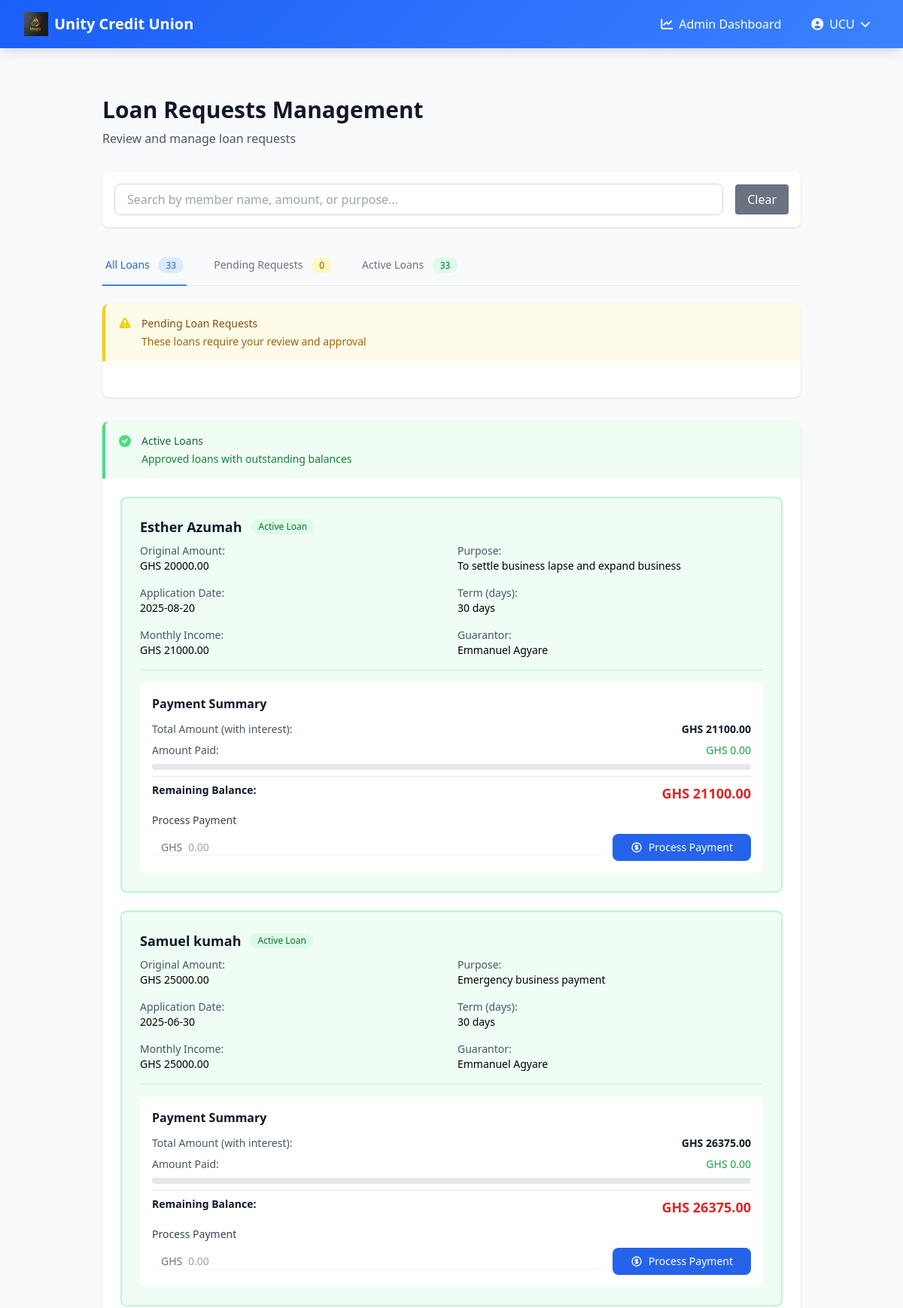
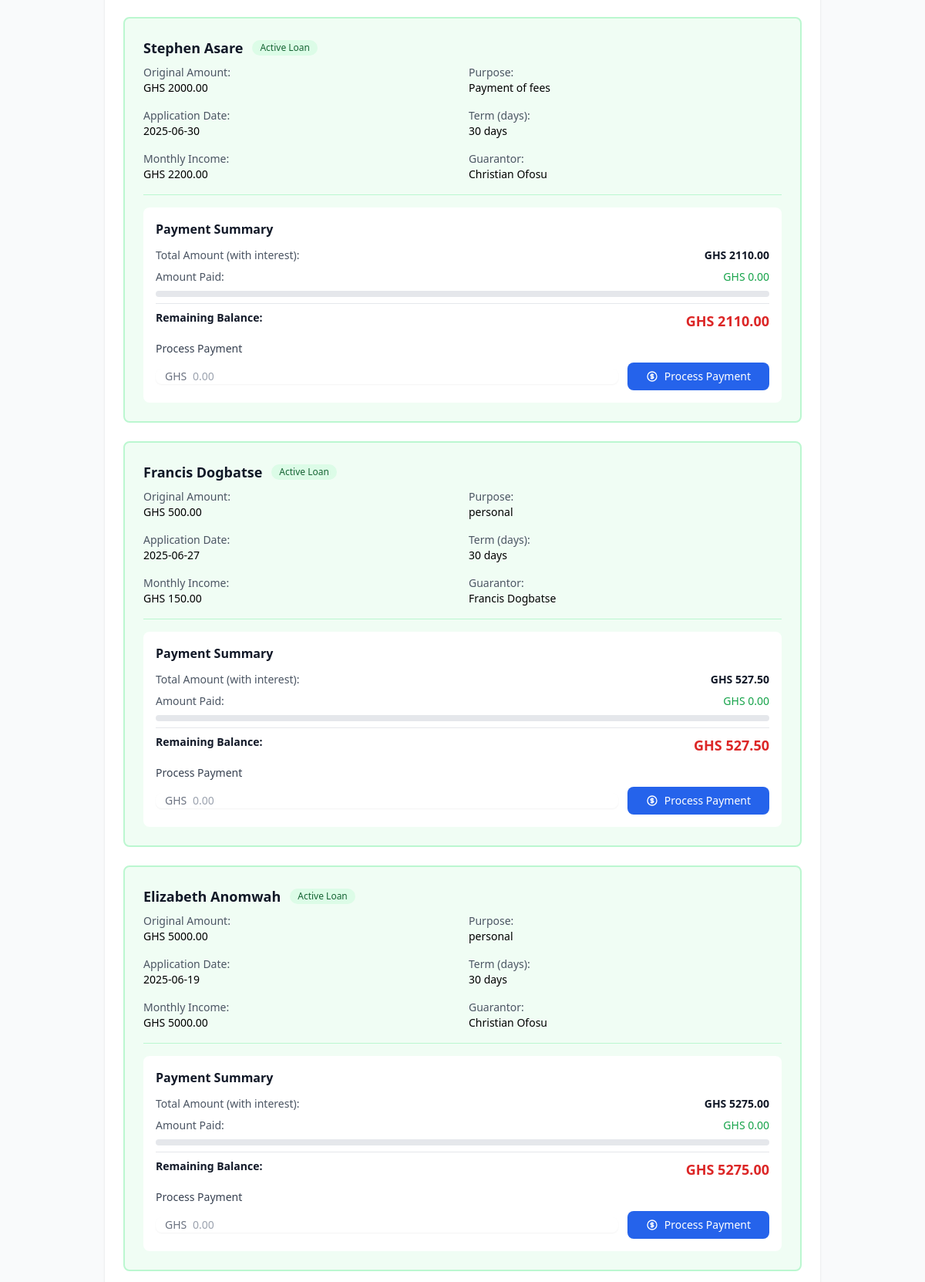
The app's page /admin/loan_requests (signed in, upper part) with its own data (2 pictures, top to bottom).
### app.py (models this page shows, shortened)
class User(UserMixin, db.Model):
    __tablename__ = 'user'
    id = db.Column(db.Integer, primary_key=True)
    email = db.Column(db.String(120), unique=True, nullable=False)
    password_hash = db.Column(db.String(128), nullable=True)  # Made nullable
    is_verified = db.Column(db.Boolean, default=False)
    is_admin = db.Column(db.Boolean, default=False)
    is_guest = db.Column(db.Boolean, default=False)  # New field to identify non-member users
    national_id = db.Column(db.String(20), unique=True, nullable=False)
    account_number = db.Column(db.String(20), unique=True)
    first_name = db.Column(db.String(50), nullable=False)
    last_name = db.Column(db.String(50), nullable=False)
    other_names = db.Column(db.String(50), nullable=True)
    date_of_birth = db.Column(db.Date, nullable=False)
    occupation = db.Column(db.String(100), nullable=False)
    phone_number = db.Column(db.String(20), nullable=False)
    address = db.Column(db.String(200), nullable=False)
    city = db.Column(db.String(100), nullable=False)
    state = db.Column(db.String(100), nullable=False)
    country = db.Column(db.String(100), nullable=False)
    national_id_file = db.Column(db.String(255), nullable=True)
    passport_photo = db.Column(db.String(255), nullable=True)  # New field for passport photo
    contributions = db.relationship('Contribution', backref='user', lazy=True)
    loans = db.relationship('Loan', backref='user', lazy=True, foreign_keys='Loan.user_id')
    guarantees = db.relationship('Loan', backref='guarantor', lazy=True, foreign_keys='Loan.guarantor_id')

class Loan(db.Model):
    __tablename__ = 'loan'
    id = db.Column(db.Integer, primary_key=True)
    user_id = db.Column(db.Integer, db.ForeignKey('user.id'), nullable=False)
    amount = db.Column(db.Float, nullable=False)
    interest_rate = db.Column(db.Float, nullable=True)
    total_amount = db.Column(db.Float, nullable=True)
    amount_paid = db.Column(db.Float, default=0.0)
    remaining_amount = db.Column(db.Float, nullable=True)
    purpose = db.Column(db.String(200), nullable=False)
    guarantor_id = db.Column(db.Integer, db.ForeignKey('user.id'), nullable=False)
    term = db.Column(db.Integer, nullable=False)
    income = db.Column(db.Float, nullable=False)
    status = db.Column(db.String(20), default='pending')  # Status can now be: 'pending', 'approved', 'rejected', 'paid'
    application_date = db.Column(db.DateTime, default=datetime.utcnow)
    approval_date = db.Column(db.DateTime, nullable=True)
    repayment_date = db.Column(db.DateTime, nullable=True)
    paid_date = db.Column(db.DateTime, nullable=True)  # New column to track when loan was fully paid
    def __repr__(self):
        return f'<Loan {self.id} - {self.status}>'

### app.py (the view)
@app.route('/admin/loan_requests')
@login_required
def admin_loan_requests():
    if not current_user.is_admin:
        flash('You do not have permission to access this page.', 'error')
        return redirect(url_for('dashboard'))
    loans = Loan.query.order_by(
        case(
            (Loan.status == 'pending', 1),
            (Loan.status == 'approved', 2),
            (Loan.status == 'rejected', 3)
        ),
        Loan.application_date.desc()
    ).all()
    print(len(loans))
    print(loans)
    return render_template('admin_loan_requests.html', loans=loans)

### app.py (called while the page is built)
@login_manager.user_loader
def load_user(user_id):
    return User.query.get(int(user_id))

### templates/admin_loan_requests.html (shortened to what this page needs)
{% extends "base.html" %} {% block title %}Register{% endblock %} {% block
content %}
<div class="p-8 max-w-7xl mx-auto">
  <div class="mb-8">
    <h1 class="text-3xl font-bold text-gray-900">Loan Requests Management</h1>
    <p class="mt-2 text-gray-600">Review and manage loan requests</p>
  </div>
  {% if loans %}
  <div class="mb-6 bg-white p-4 rounded-lg shadow">
    <div class="flex items-center space-x-4">
      <div class="flex-1">
        <input
          type="text"
          id="searchInput"
          placeholder="Search by member name, amount, or purpose..."
          class="w-full px-4 py-2 border border-gray-300 rounded-lg focus:outline-none focus:ring-2 focus:ring-blue-500"
        />
      </div>
      <button
        onclick="clearSearch()"
        class="bg-gray-500 text-white px-4 py-2 rounded hover:bg-gray-600"
      >
        Clear
      </button>
    </div>
  </div>
  <div class="mb-6">
    <div class="border-b border-gray-200">
      <nav class="-mb-px flex space-x-8" aria-label="Tabs">
        <button
          onclick="switchTab('all')"
          id="tab-all"
          class="tab-button border-b-2 border-blue-500 text-blue-600 whitespace-nowrap py-4 px-1 font-medium text-sm"
        >
          All Loans
          <span
            class="ml-2 bg-blue-100 text-blue-600 py-0.5 px-2.5 rounded-full text-xs"
            id="count-all"
            >0</span
          >
        </button>
        <button
          onclick="switchTab('pending')"
          id="tab-pending"
          class="tab-button border-b-2 border-transparent text-gray-500 hover:text-gray-700 hover:border-gray-300 whitespace-nowrap py-4 px-1 font-medium text-sm"
        >
          Pending Requests
          <span
            class="ml-2 bg-yellow-100 text-yellow-800 py-0.5 px-2.5 rounded-full text-xs"
            id="count-pending"
            >0</span
          >
        </button>
        <button
          onclick="switchTab('approved')"
          id="tab-approved"
          class="tab-button border-b-2 border-transparent text-gray-500 hover:text-gray-700 hover:border-gray-300 whitespace-nowrap py-4 px-1 font-medium text-sm"
        >
          Active Loans
          <span
            class="ml-2 bg-green-100 text-green-800 py-0.5 px-2.5 rounded-full text-xs"
            id="count-approved"
            >0</span
          >
        </button>
      </nav>
    </div>
  </div>
  <div id="section-pending" class="loan-section mb-8">
    <div class="bg-white rounded-lg shadow">
      <div class="bg-yellow-50 border-l-4 border-yellow-400 p-4 rounded-t-lg">
        <div class="flex">
          <div class="flex-shrink-0">
          </div>
          <div class="ml-3">
            <h3 class="text-sm font-medium text-yellow-800">
              Pending Loan Requests
            </h3>
            <p class="mt-1 text-sm text-yellow-700">
              These loans require your review and approval
            </p>
          </div>
        </div>
      </div>
      <div class="p-6">
      </div>
    </div>
  </div>
  <div id="section-approved" class="loan-section mb-8">
    <div class="bg-white rounded-lg shadow">
      <div class="bg-green-50 border-l-4 border-green-400 p-4 rounded-t-lg">
        <div class="flex">
          <div class="flex-shrink-0">
            <svg
              class="h-5 w-5 text-green-400"
              xmlns="http://www.w3.org/2000/svg"
              viewBox="0 0 20 20"
              fill="currentColor"
            >
              <path
                fill-rule="evenodd"
                d="M10 18a8 8 0 100-16 8 8 0 000 16zm3.707-9.293a1 1 0 00-1.414-1.414L9 10.586 7.707 9.293a1 1 0 00-1.414 1.414l2 2a1 1 0 001.414 0l4-4z"
                clip-rule="evenodd"
              />
            </svg>
          </div>
          <div class="ml-3">
            <h3 class="text-sm font-medium text-green-800">Active Loans</h3>
            <p class="mt-1 text-sm text-green-700">
              Approved loans with outstanding balances
            </p>
          </div>
        </div>
      </div>
      <div class="p-6">
        <div class="grid grid-cols-1 gap-6" id="approved-container">
          {% for loan in loans %} {% if loan.status == 'approved' %}
          <div
            class="border-2 border-green-200 rounded-lg p-6 bg-green-50 space-y-4 loan-card hover:shadow-md transition-shadow"
            data-member-name="{{ loan.user.first_name }} {{ loan.user.last_name }}"
            data-amount="{{ loan.amount }}"
            data-purpose="{{ loan.purpose }}"
            data-status="approved"
          >
            <div class="flex justify-between items-start">
              <div class="space-y-2 flex-1">
                <div class="flex items-center space-x-3">
                  <h3 class="text-lg font-semibold text-gray-900">
                    {{ loan.user.first_name }} {{ loan.user.last_name }}
                  </h3>
                  <span
                    class="inline-flex items-center px-2.5 py-0.5 rounded-full text-xs font-medium bg-green-100 text-green-800"
                  >
                    Active Loan
                  </span>
                </div>
                <div class="grid grid-cols-2 gap-4 text-sm">
                  <div>
                    <p class="text-gray-600">Original Amount:</p>
                    <p class="font-medium">
                      GHS {{ "%.2f"|format(loan.amount) }}
                    </p>
                  </div>
                  <div>
                    <p class="text-gray-600">Purpose:</p>
                    <p class="font-medium">{{ loan.purpose }}</p>
                  </div>
                  <div>
                    <p class="text-gray-600">Application Date:</p>
                    <p class="font-medium">
                      {{ loan.application_date.strftime('%Y-%m-%d') }}
                    </p>
                  </div>
                  <div>
                    <p class="text-gray-600">Term (days):</p>
                    <p class="font-medium">{{ loan.term }} days</p>
                  </div>
                  <div>
                    <p class="text-gray-600">Monthly Income:</p>
                    <p class="font-medium">
                      GHS {{ "%.2f"|format(loan.income) }}
                    </p>
                  </div>
                  <div>
                    <p class="text-gray-600">Guarantor:</p>
                    <p class="font-medium">
                      {{ loan.guarantor.first_name }} {{
                      loan.guarantor.last_name }}
                    </p>
                  </div>
                </div>
              </div>
            </div>
            {% if loan.remaining_amount > 0 %}
            <div class="mt-4 pt-4 border-t border-green-200">
              <div class="bg-white rounded-lg p-4 space-y-3">
                <h4 class="font-semibold text-gray-900 mb-3">
                  Payment Summary
                </h4>
                <div class="space-y-2">
                  <div class="flex justify-between text-sm">
                    <span class="text-gray-600"
                      >Total Amount (with interest):</span
                    >
                    <span class="font-semibold text-gray-900"
                      >GHS {{ "%.2f"|format(loan.total_amount) }}</span
                    >
                  </div>
                  <div class="flex justify-between text-sm">
                    <span class="text-gray-600">Amount Paid:</span>
                    <span class="font-medium text-green-600"
                      >GHS {{ "%.2f"|format(loan.amount_paid) }}</span
                    >
                  </div>
                  <div class="h-2 bg-gray-200 rounded-full overflow-hidden">
                  </div>
                  <div
                    class="flex justify-between text-sm pt-2 border-t border-gray-200"
                  >
                    <span class="text-gray-900 font-semibold"
                      >Remaining Balance:</span
                    >
                    <span class="font-bold text-lg text-red-600"
                      >GHS {{ "%.2f"|format(loan.remaining_amount) }}</span
                    >
                  </div>
                </div>
                <form
                  action="{{ url_for('process_payment', loan_id=loan.id) }}"
                  method="POST"
                  class="mt-4"
                >
                  <label class="block text-sm font-medium text-gray-700 mb-2"
                    >Process Payment</label
                  >
                  <div class="flex items-center space-x-3">
                    <div class="relative flex-1">
                      <div
                        class="absolute inset-y-0 left-0 pl-3 flex items-center pointer-events-none"
                      >
                        <span class="text-gray-500 text-sm font-medium"
                          >GHS</span
                        >
                      </div>
                      <input
                        type="number"
                        name="payment_amount"
                        step="0.01"
                        min="0"
                        max="{{ loan.remaining_amount }}"
                        class="pl-12 block w-full rounded-lg border-gray-300 shadow-sm focus:border-blue-500 focus:ring-blue-500 sm:text-sm"
                        placeholder="0.00"
                        required
                      />
                    </div>
                    <button
                      type="submit"
                      class="inline-flex items-center px-6 py-2 bg-blue-600 hover:bg-blue-700 text-white font-medium rounded-lg text-sm transition-colors"
                    >
                      Process Payment
                    </button>
                  </div>
                </form>
              </div>
            </div>
            {% endif %}
          </div>
          {% endif %} {% endfor %}
        </div>
      </div>
    </div>
  </div>
  {% endif %}
</div>
{% endblock %}

### templates/base.html (shortened to what this page needs)
<!DOCTYPE html>
<html lang="en">
  <head>
    <script src="https://cdn.tailwindcss.com"></script>
    <link
      href="https://cdnjs.cloudflare.com/ajax/libs/font-awesome/6.0.0/css/all.min.css"
      rel="stylesheet"
    />
  </head>
  <body
    class="bg-gray-50 min-h-screen flex flex-col"
    x-data="{ mobileMenuOpen: false }"
  >
    <nav class="gradient-bg shadow-lg relative z-50">
      <div class="max-w-7xl mx-auto px-4 sm:px-6 lg:px-8">
        <div class="flex justify-between h-16">
          <div class="flex items-center">
            <a href="{{ url_for('home') }}" class="flex items-center">
              <img
                src="{{ url_for('static', filename='images/unitylogo.jpg')}}"
                alt="Unity Credit Union Logo"
                class="h-8 w-auto mr-2"
              />
              <span class="text-white text-xl font-bold"
                >Unity Credit Union</span
              >
            </a>
          </div>
          <div class="hidden md:flex items-center space-x-4">
            {% if current_user.is_authenticated %} {% if current_user.is_admin
            %}
            <a
              href="{{ url_for('admin_dashboard') }}"
              class="text-white hover:text-primary-100 transition-colors duration-200 px-3 py-2 rounded-md hover:bg-primary-700"
            >
              <i class="fas fa-chart-line mr-2"></i>Admin Dashboard
            </a>
            {% endif %}
            <div class="relative" x-data="{ open: false }">
              <button
                @click="open = !open"
                @click.away="open = false"
                class="flex items-center text-white hover:text-primary-100 transition-colors duration-200 px-3 py-2 rounded-md hover:bg-primary-700"
              >
                <i class="fas fa-user-circle mr-2"></i>
                {{ current_user.first_name }}
                <i
                  class="fas fa-chevron-down ml-2 text-sm transition-transform"
                  :class="{ 'transform rotate-180': open }"
                ></i>
              </button>
            </div>
            {% endif %}
          </div>
        </div>
      </div>
    </nav>
    <main class="flex-grow container mx-auto px-4 py-8">
      {% block content %}{% endblock %}
    </main>
  </body>
</html>

### templates/base.html (style rules this page uses)
.gradient-bg { background: linear-gradient(135deg, #1a5ff7 0%, #3b82ff 100%); }

### records on screen
User: first_name "UCU"
Loan: user.first_name "Esther", user.last_name "Azumah", amount "20000.00", purpose "To settle business lapse and expand business", application_date "2025-08-20", term "30", income "21000.00", guarantor.first_name "Emmanuel", guarantor.last_name "Agyare", total_amount "21100.00", amount_paid "0.00", remaining_amount "21100.00"
Loan: user.first_name "Samuel", user.last_name "kumah", amount "25000.00", purpose "Emergency business payment", application_date "2025-06-30", term "30", income "25000.00", guarantor.first_name "Emmanuel", guarantor.last_name "Agyare", total_amount "26375.00", amount_paid "0.00", remaining_amount "26375.00"
Loan: user.first_name "Stephen", user.last_name "Asare", amount "2000.00", purpose "Payment of fees", application_date "2025-06-30", term "30", income "2200.00", guarantor.first_name "Christian", guarantor.last_name "Ofosu", total_amount "2110.00", amount_paid "0.00", remaining_amount "2110.00"
Loan: user.first_name "Francis", user.last_name "Dogbatse", amount "500.00", purpose "personal", application_date "2025-06-27", term "30", income "150.00", guarantor.first_name "Francis", guarantor.last_name "Dogbatse", total_amount "527.50", amount_paid "0.00", remaining_amount "527.50"
Loan: user.first_name "Elizabeth", user.last_name "Anomwah", amount "5000.00", purpose "personal", application_date "2025-06-19", term "30", income "5000.00", guarantor.first_name "Christian", guarantor.last_name "Ofosu", total_amount "5275.00", amount_paid "0.00", remaining_amount "5275.00"
